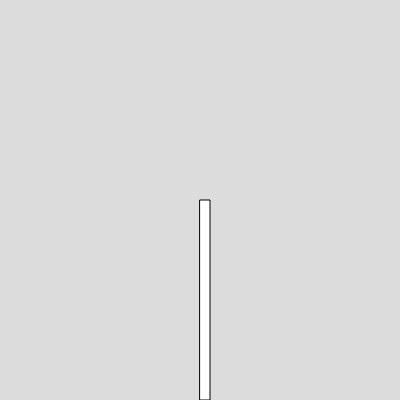
Frame 1 (no input)
Frame 60 (no input): identical to frame 1, image omitted
Frame 120 (the mouse pressed at the canvas centre since frame 60): identical to frame 1, image omitted

The p5.js sketch that drew this single still picture (run headless with seeded random() and noise() and a simulated clock; from frame 60 on, the mouse is pressed at the canvas centre):

// p5.js sketch
// ── sketch.js
function setup() {
  createCanvas(400, 400);
}

function draw() {
  background(220);
  rect(200,200,10,200);
}
